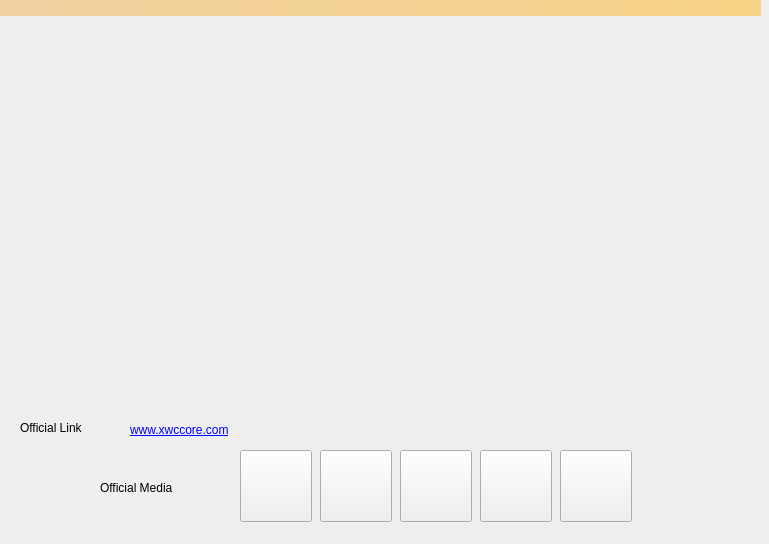
<?xml version="1.0" encoding="UTF-8"?>
<ui version="4.0">
 <class>firstpage</class>
 <widget class="QDialog" name="firstpage">
  <property name="geometry">
   <rect>
    <x>0</x>
    <y>0</y>
    <width>769</width>
    <height>544</height>
   </rect>
  </property>
  <property name="windowTitle">
   <string>Dialog</string>
  </property>
  <widget class="QTextBrowser" name="textBrowser_headline">
   <property name="geometry">
    <rect>
     <x>0</x>
     <y>20</y>
     <width>341</width>
     <height>131</height>
    </rect>
   </property>
   <property name="font">
    <font>
     <family>幼圆</family>
     <pointsize>24</pointsize>
    </font>
   </property>
   <property name="autoFillBackground">
    <bool>false</bool>
   </property>
   <property name="styleSheet">
    <string notr="true">QTextEdit { background-color: rgb(255,132,139,0); color: rgb(0,0,0); }</string>
   </property>
   <property name="acceptRichText">
    <bool>true</bool>
   </property>
   <property name="placeholderText">
    <string/>
   </property>
  </widget>
  <widget class="QTextBrowser" name="textBrowser_info">
   <property name="geometry">
    <rect>
     <x>0</x>
     <y>200</y>
     <width>291</width>
     <height>191</height>
    </rect>
   </property>
   <property name="autoFillBackground">
    <bool>false</bool>
   </property>
   <property name="styleSheet">
    <string notr="true">QTextEdit { background-color: rgb(255,132,139,0); color: rgb(0,0,0); }</string>
   </property>
   <property name="placeholderText">
    <string/>
   </property>
  </widget>
  <widget class="QLabel" name="label_official_link">
   <property name="geometry">
    <rect>
     <x>130</x>
     <y>420</y>
     <width>151</width>
     <height>21</height>
    </rect>
   </property>
   <property name="toolTip">
    <string notr="true"/>
   </property>
   <property name="text">
    <string>&lt;html&gt;&lt;head/&gt;&lt;body&gt;&lt;p&gt;&lt;a href=&quot;http://xwccore.com&quot;&gt;&lt;span style=&quot; text-decoration: underline; color:#0000ff;&quot;&gt;www.xwccore.com&lt;/span&gt;&lt;/a&gt;&lt;/p&gt;&lt;/body&gt;&lt;/html&gt;</string>
   </property>
   <property name="openExternalLinks">
    <bool>true</bool>
   </property>
  </widget>
  <widget class="QLabel" name="FirstImageLabe">
   <property name="geometry">
    <rect>
     <x>140</x>
     <y>0</y>
     <width>631</width>
     <height>421</height>
    </rect>
   </property>
   <property name="toolTip">
    <string notr="true"/>
   </property>
   <property name="autoFillBackground">
    <bool>false</bool>
   </property>
   <property name="styleSheet">
    <string notr="true">background-image: url(:/images/res/images/firstpage_img.png);</string>
   </property>
   <property name="text">
    <string/>
   </property>
  </widget>
  <widget class="QLabel" name="label_officelink">
   <property name="geometry">
    <rect>
     <x>20</x>
     <y>420</y>
     <width>111</width>
     <height>16</height>
    </rect>
   </property>
   <property name="text">
    <string>Official Link</string>
   </property>
  </widget>
  <widget class="QLabel" name="label_official_media">
   <property name="geometry">
    <rect>
     <x>100</x>
     <y>480</y>
     <width>121</width>
     <height>16</height>
    </rect>
   </property>
   <property name="text">
    <string>Official Media</string>
   </property>
  </widget>
  <widget class="QToolButton" name="toolButton">
   <property name="geometry">
    <rect>
     <x>240</x>
     <y>450</y>
     <width>72</width>
     <height>72</height>
    </rect>
   </property>
   <property name="cursor">
    <cursorShape>PointingHandCursor</cursorShape>
   </property>
   <property name="styleSheet">
    <string notr="true">border-image: url(:/images/res/images/firstpage_share1.png);</string>
   </property>
   <property name="text">
    <string/>
   </property>
  </widget>
  <widget class="QToolButton" name="toolButton_2">
   <property name="geometry">
    <rect>
     <x>320</x>
     <y>450</y>
     <width>72</width>
     <height>72</height>
    </rect>
   </property>
   <property name="cursor">
    <cursorShape>PointingHandCursor</cursorShape>
   </property>
   <property name="styleSheet">
    <string notr="true">border-image: url(:/images/res/images/firstpage_share2.png);</string>
   </property>
   <property name="text">
    <string/>
   </property>
  </widget>
  <widget class="QToolButton" name="toolButton_3">
   <property name="geometry">
    <rect>
     <x>400</x>
     <y>450</y>
     <width>72</width>
     <height>72</height>
    </rect>
   </property>
   <property name="cursor">
    <cursorShape>PointingHandCursor</cursorShape>
   </property>
   <property name="styleSheet">
    <string notr="true">border-image: url(:/images/res/images/firstpage_share3.png);</string>
   </property>
   <property name="text">
    <string/>
   </property>
  </widget>
  <widget class="QToolButton" name="toolButton_4">
   <property name="geometry">
    <rect>
     <x>480</x>
     <y>450</y>
     <width>72</width>
     <height>72</height>
    </rect>
   </property>
   <property name="cursor">
    <cursorShape>PointingHandCursor</cursorShape>
   </property>
   <property name="styleSheet">
    <string notr="true">border-image: url(:/images/res/images/firstpage_share4.png);</string>
   </property>
   <property name="text">
    <string/>
   </property>
  </widget>
  <widget class="QToolButton" name="toolButton_5">
   <property name="geometry">
    <rect>
     <x>560</x>
     <y>450</y>
     <width>72</width>
     <height>72</height>
    </rect>
   </property>
   <property name="cursor">
    <cursorShape>PointingHandCursor</cursorShape>
   </property>
   <property name="styleSheet">
    <string notr="true">border-image: url(:/images/res/images/firstpage_share5.png);</string>
   </property>
   <property name="text">
    <string/>
   </property>
  </widget>
  <widget class="QLabel" name="labelAlerts">
   <property name="geometry">
    <rect>
     <x>0</x>
     <y>0</y>
     <width>761</width>
     <height>16</height>
    </rect>
   </property>
   <property name="maximumSize">
    <size>
     <width>761</width>
     <height>16777215</height>
    </size>
   </property>
   <property name="visible">
    <bool>true</bool>
   </property>
   <property name="styleSheet">
    <string notr="true">background-color: qlineargradient(x1: 0, y1: 0, x2: 1, y2: 0, stop:0 #F0D0A0, stop:1 #F8D488);  color:#000000
</string>
   </property>
   <property name="wordWrap">
    <bool>false</bool>
   </property>
   <property name="margin">
    <number>0</number>
   </property>
  </widget>
 </widget>
 <resources/>
 <connections/>
</ui>
